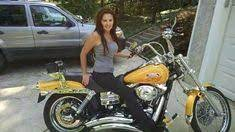
#> input picture data/Car-Bike-Dataset/Bike/Bike (1013).jpeg, 235 x 132 px, found by its file name; its folder holds only this picture in this run
$ python -i prepare_data.py   (imports and definitions only)
#> lines starting #> are read from the running program, lines starting #| are printed output that depends on the picture
# imports
import os
import cv2
import numpy as np
from sklearn.model_selection import train_test_split
import random

# Set labels to images
def load_and_preprocess_images(dataset_path, augment=True):
    # Define class labels
#> called with dataset_path = 'Car-Bike-Dataset/Bike/Bike (1013).jpeg', augment = True
    class_folders = {'Bike': 0, 'Car': 1}
    all_images = []
    all_labels = []

    # Iterate through the folders and process images
    for class_name, label in class_folders.items():
        folder_path = os.path.join(dataset_path, class_name)
        if not os.path.exists(folder_path):
            raise FileNotFoundError(f"Folder not found: {folder_path}")

        for image_name in os.listdir(folder_path):
            image_path = os.path.join(folder_path, image_name)
            img = cv2.imread(image_path)
#> img is the input picture: shape (132, 235, 3); mean B, G, R 100.6, 111.1, 110.5
            if img is None:
                continue  # Skip if the image couldn't be loaded

            img = cv2.resize(img, (300, 200))
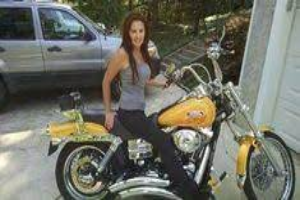
#> img: shape (200, 300, 3); mean B, G, R 100.5, 111, 110.4
            img = cv2.cvtColor(img, cv2.COLOR_BGR2GRAY)
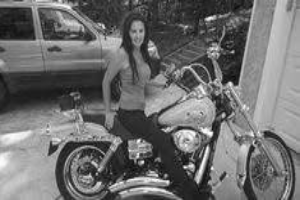
#> img: shape (200, 300); min 6, max 254, mean 109.6

            all_images.append(img)
            all_labels.append(label)

            if augment:
                aug_image = img.copy()
                 # Random horizontal flip
                if random.random() > 0.5:
                    img = cv2.flip(img, 1)  # Flip horizontally
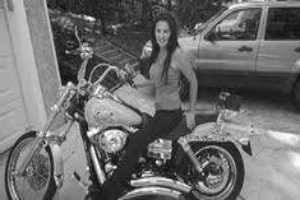
#> img: shape (200, 300); min 6, max 254, mean 109.6

                # Random rotation
                angle = random.randint(-30, 30)
                matrix = cv2.getRotationMatrix2D((150, 100), angle, 1)
                img = cv2.warpAffine(img, matrix, (300, 200))
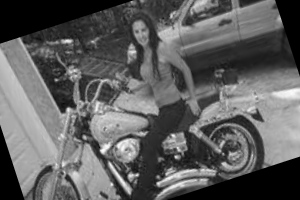
#> img: shape (200, 300); min 0, max 253, mean 95.1

                all_images.append(aug_image)
                all_labels.append(label)

    # Convert lists to numpy arrays
    images = np.array(all_images)
    labels = np.array(all_labels)

    # Normalize pixels
    images = images / 255.0

    return images, labels

# Devide the data to train and test, reshape, normalized and PCAed the data
def preprocess_data_without_validation(dataset_path, test_size=0.2):
    # Load and preprocess images
    images, labels = load_and_preprocess_images(dataset_path)
    # Split into train and test (80% train, 20% test)
    train_images, test_images, train_labels, test_labels = train_test_split(images, labels, test_size=test_size, random_state=42)

    return train_images, test_images, train_labels, test_labels

# Devide the data to train, validation and test, reshape, normalized and PCAed the data
def preprocess_data_with_validation(dataset_path, validation_size=0.2, test_size=0.5):
    # Load and preprocess images
    images, labels = load_and_preprocess_images(dataset_path)
    # Split into train (80%), temp (20%)
    train_images, temp_images, train_labels, temp_labels = train_test_split(images, labels, test_size=validation_size, random_state=42)

    # Split temp into validation (50% of temp) and test (50% of temp)
    val_images, test_images, val_labels, test_labels = train_test_split(temp_images, temp_labels, test_size=test_size, random_state=42)
    return train_images, val_images, test_images, train_labels, val_labels, test_labels

#> (the run stopped early here; a loop or call above may not have finished)
